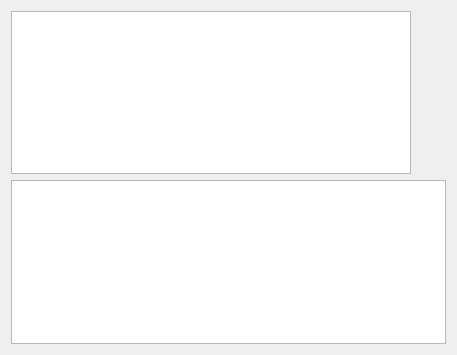
<?xml version="1.0" encoding="UTF-8"?>
<ui version="4.0">
 <class>TCPSerwer</class>
 <widget class="QWidget" name="TCPSerwer">
  <property name="geometry">
   <rect>
    <x>0</x>
    <y>0</y>
    <width>457</width>
    <height>355</height>
   </rect>
  </property>
  <property name="windowTitle">
   <string>TCPSerwer</string>
  </property>
  <layout class="QVBoxLayout" name="verticalLayout">
   <item>
    <widget class="QListWidget" name="playersList">
     <property name="maximumSize">
      <size>
       <width>400</width>
       <height>16777215</height>
      </size>
     </property>
    </widget>
   </item>
   <item>
    <widget class="QPlainTextEdit" name="log"/>
   </item>
  </layout>
 </widget>
 <layoutdefault spacing="6" margin="11"/>
 <resources/>
 <connections/>
</ui>
